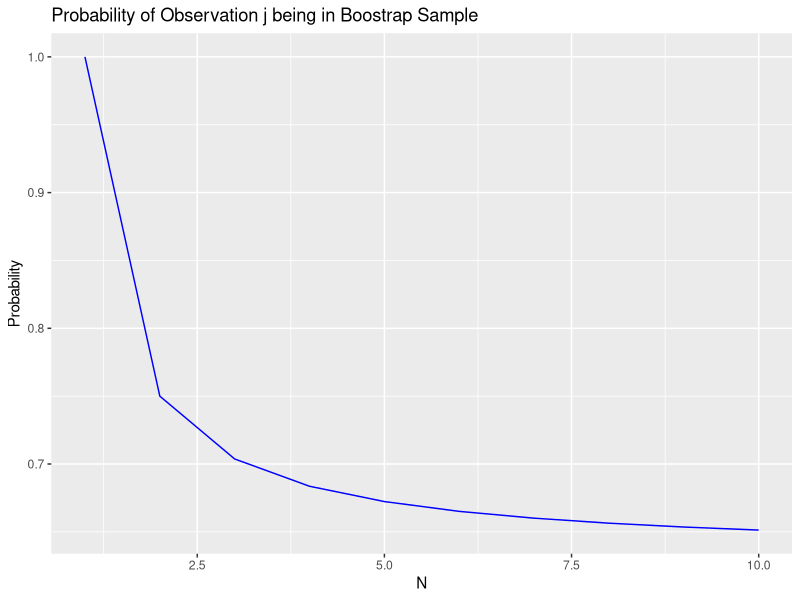
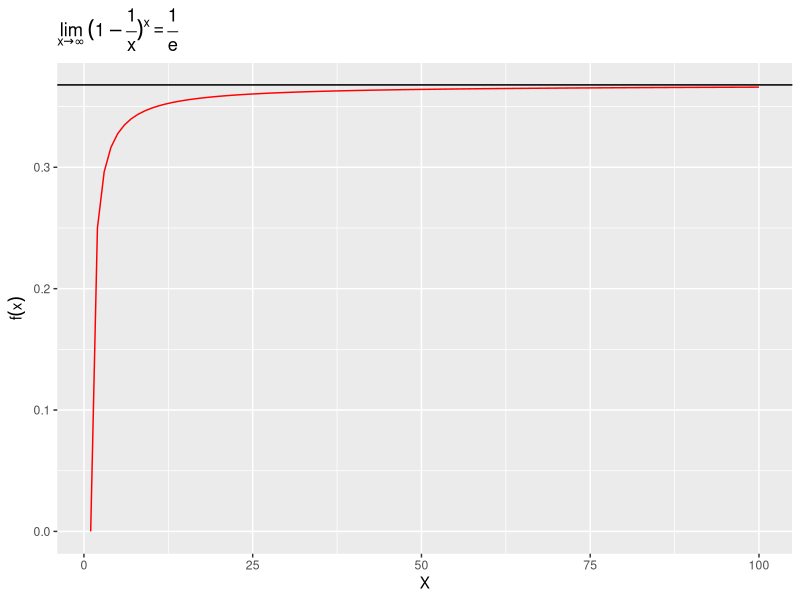

The R source for these figures, in order:
## ---- chunk 1
library(ggplot2)
x <- 1:100000
y <- 1 - (1 -(1/x))^x
df <- data.frame(x, y)
display_df <- df[1:10,]
ggplot(display_df, aes(x = x, y = y)) +
    geom_line(color = 'blue') +
    labs(x = "N", y = "Probability",
         title = "Probability of Observation j being in Boostrap Sample")
## ---- chunk 2
store <- rep(NA, 10000)
for (i in 1:10000) {
    store[i] <- sum(sample(1:100, replace = TRUE)==4) > 0
}
mean(store)
## ---- chunk 3
x <- 1:100
y <- (1 - (1/x))^x
asymptote <- rep(1/exp(1), 100)
df <- data.frame(x, y, asymptote)
ggplot(df, aes(x = x, y = y)) +
    geom_line(color = 'red') +
    geom_hline(aes(yintercept = asymptote)) +
    labs(x = "X", y = expression(f(x))) +
    ggtitle(expression(lim((1 - over(1, "x"))^"x", x %->% infinity) == frac(1, e)))
